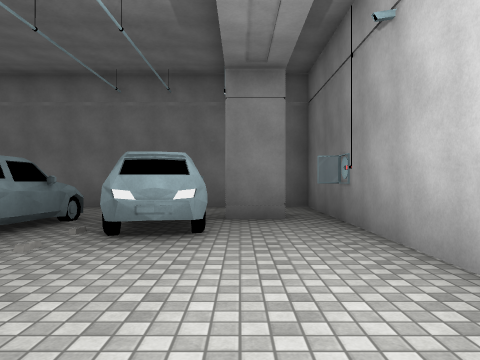
View 1 (above)

24 first-person views from a walk through a 3-D level made in the Unity game engine. The camera is 1.3 m above the floor, looks level and sees 70° across. The floor is counted in squares, 2 m on a side. Each view is taken from the middle of a square. On the plan, view 1 faces up. The plan holds only what a view shows up to about 10 squares ahead; the rest is blank. The place goes on beyond the plan. The player is left out. Some animated figures are not drawn. Some surface patterns are stand-ins.

View 2
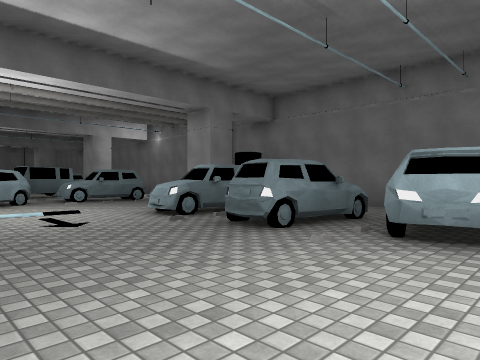

View 3
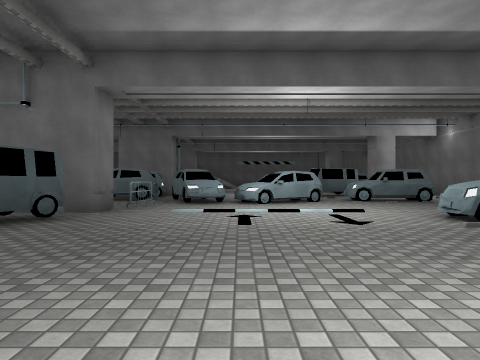

View 4
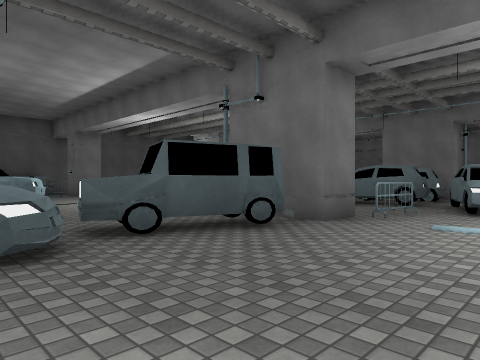

View 5
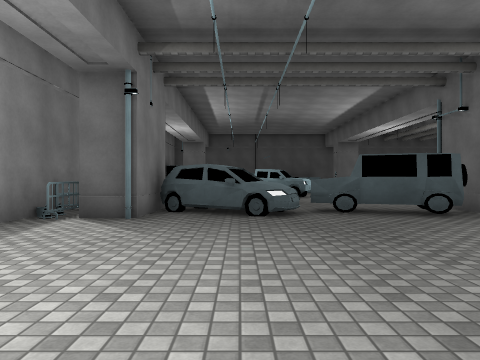

View 6
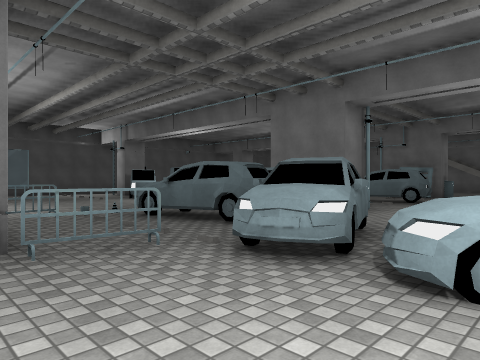

View 7
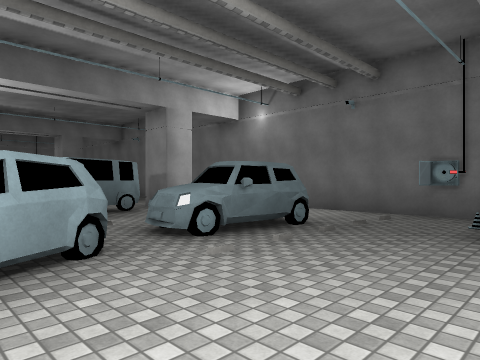

View 8
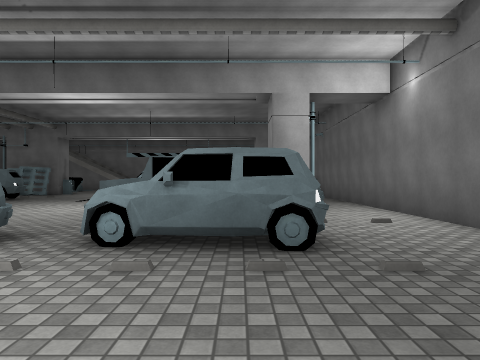

View 9
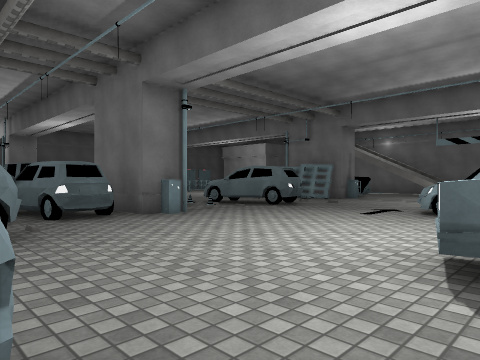

View 10
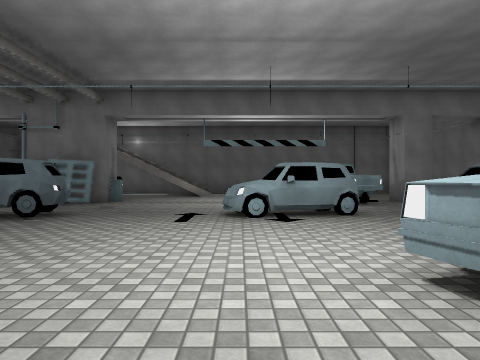

View 11
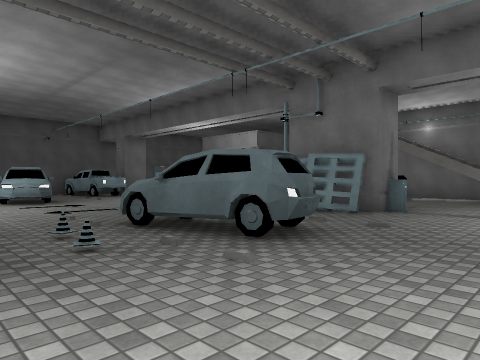

View 12
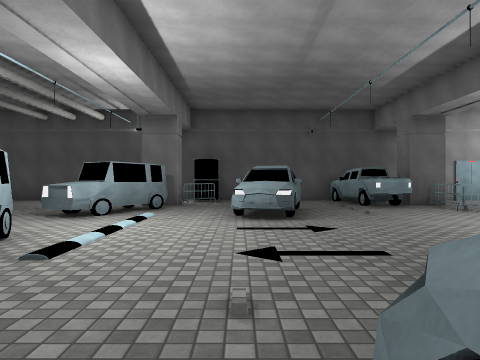

View 13
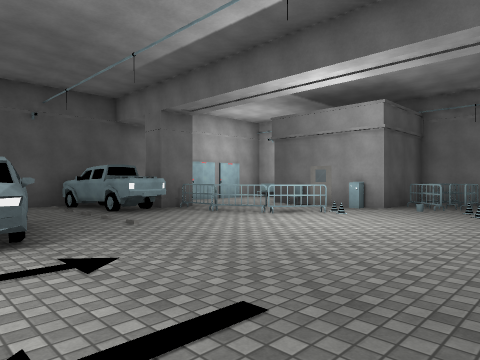

View 14
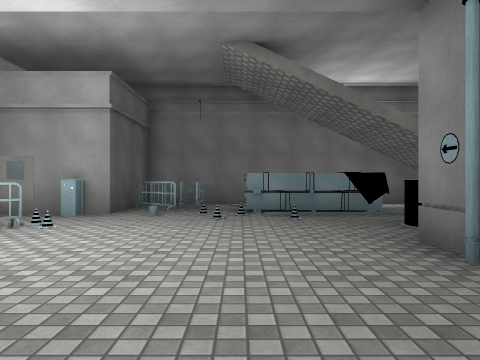

View 15
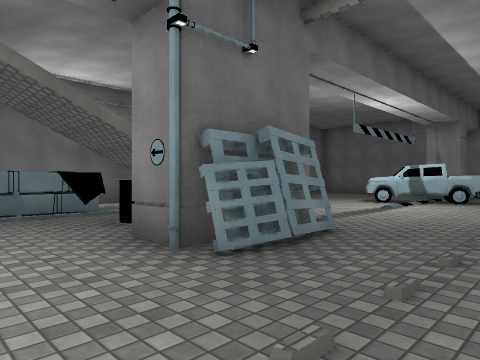

View 16
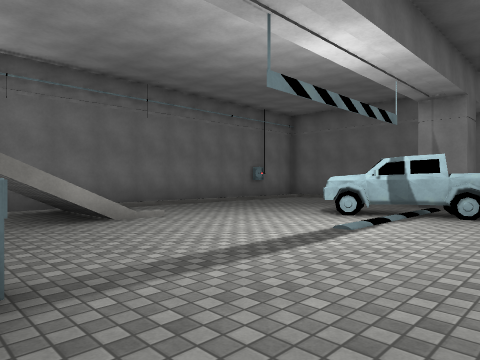

View 17
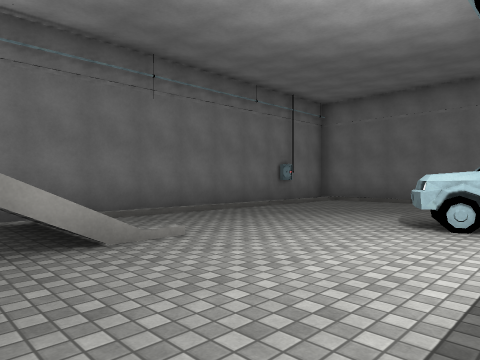

View 18
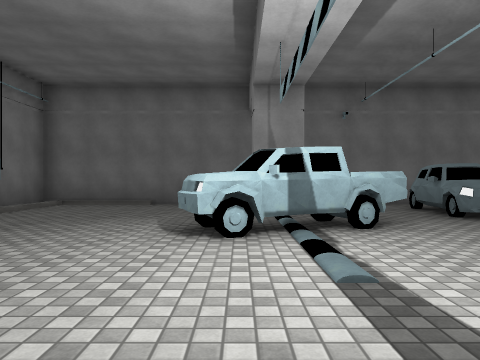

View 19
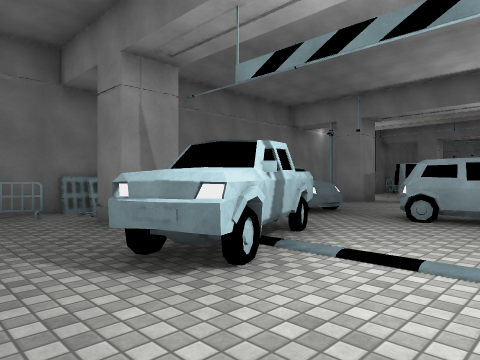

View 20
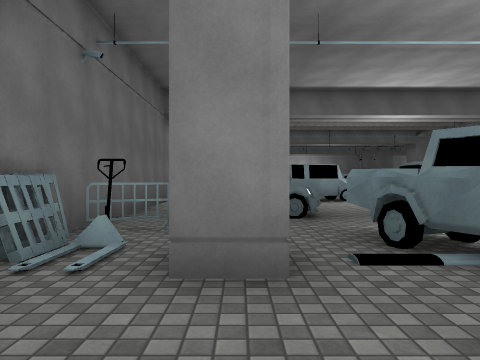

View 21
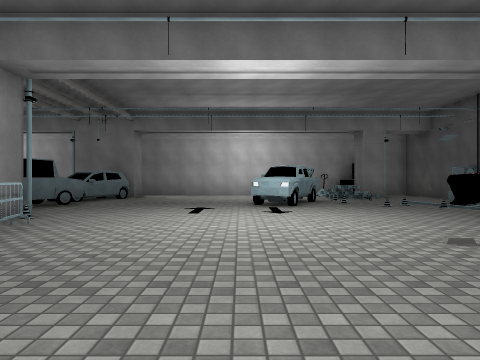

View 22
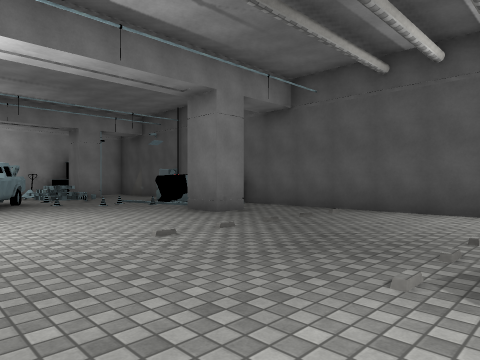

View 23
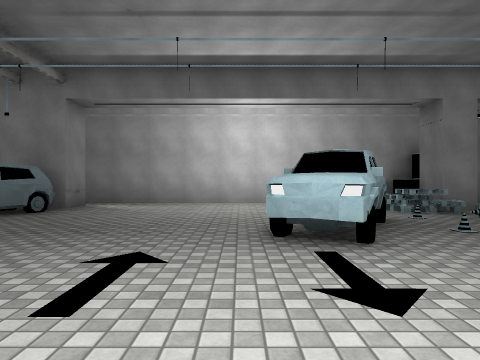

View 24
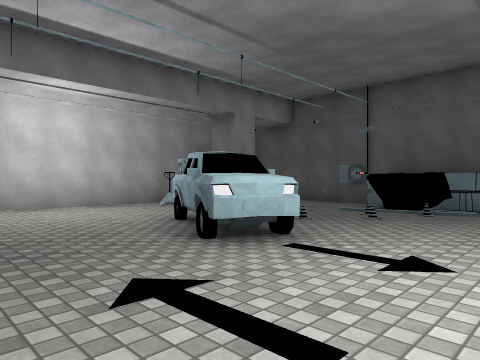

### Floor plan
Key: @ floor where view 1 was taken; # wall or solid block; . main floor; : floor 0.25 m higher than the main floor; / step, stairs or slope; = window, fence, low wall or low ledge; C car; R railing; P pipe; M machine; N cone; A pallet; O other object.
Columns run from 29 left of view 1 to 2 right of it. Each row starts with its distance up from view 1.
  9 #######  ###########    ########
  8 #.//.R.AA...........O#    . ...#
  7 #/.....=ARC  .P......     . .O.#
  6 #O.....#O.CC .##..C...    C  #.#
  5 #/.....C..CC...O  CC...CC C  ..#
  4 #/....CCC.....OO..C....CCCCCC..#
  3 #/...CCC..C....O...............#
  2 #/........CC...O..CC...........#
  1 #/........CC.......C...........
  0 #/.................C.........@
 -1 ##//..............CC...........
 -2 ## /.......C:.M..CCCR..........#
 -3 #..... M..CC/NP#CCC..##O...C.PR#
 -4 #  #.O #A..C/N #CCC..##OOOCCC#R#
 -5 #  #...P...C/. #C.CC. P.....C#.#
 -6 # ##......../.   ...RR.........#
 -7 #.##...........   .............#
 -8 ##RR...........OO..............#
 -9  #R............................#
-10  # #M.......C............CC....#
-11    #..R....CC..OO.........CO...#
-12    #O..R...CC.OO............A/O#
-13       .R .. ..O  .........../ O#
-14       .#O..  .#  .....#.....  O#
-15         CC.  O   ..... ####.   #
-16         ###      ######## ##   #

Where each view was taken, in squares from view 1:
view 1: 0 up, 0 right, facing up
view 2: 0 up, 0 right, facing up-left
view 3: 0 up, 0 right, facing left
view 4: 0 up, 2 left, facing down-left
view 5: 3 up, 2 left, facing down
view 6: 1 up, 7 left, facing down-left
view 7: 1 up, 7 left, facing up-left
view 8: 5 up, 7 left, facing left
view 9: 3 up, 11 left, facing down-left
view 10: 1 up, 12 left, facing left
view 11: 0 up, 15 left, facing down-left
view 12: 4 down, 17 left, facing down
view 13: 6 down, 17 left, facing down-left
view 14: 7 down, 19 left, facing left
view 15: 7 down, 19 left, facing up-left
view 16: 3 down, 20 left, facing up-left
view 17: 2 down, 22 left, facing up-left
view 18: 1 down, 23 left, facing up
view 19: 1 up, 25 left, facing up-right
view 20: 6 up, 25 left, facing right
view 21: 9 down, 13 left, facing right
view 22: 9 down, 13 left, facing down-right
view 23: 9 down, 8 left, facing right
view 24: 7 down, 7 left, facing down-right
